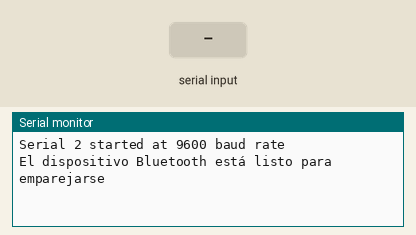
Recording of a sketch running on a simulated ESP32. Parts: the last lines printed to the serial monitor. The inputs (shaded band) are chosen by the test bench. Nothing arrives over Bluetooth unless stated.

Above: at 1.2 s.
1.3 s: "1" received over the second serial link
At 2.5 s:
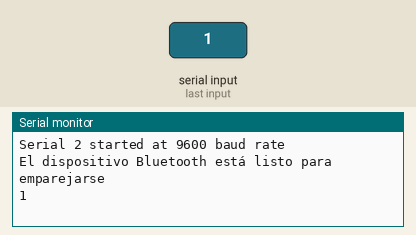
2.8 s: "0" received over the second serial link
At 3.8 s:
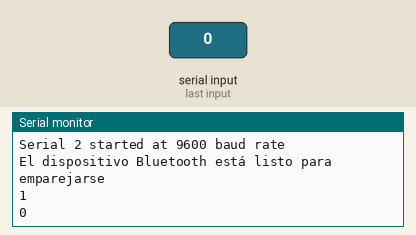
4.3 s: "2" received over the second serial link
At 4.9 s:
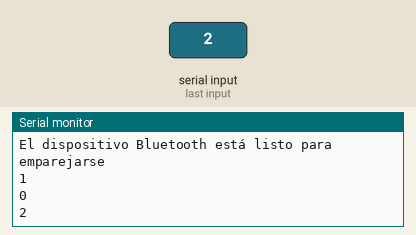

The sketch:

ESP32_slave_BT.ino
```cpp
#include "BluetoothSerial.h"

#if !defined(CONFIG_BT_ENABLED) || !defined(CONFIG_BLUEDROID_ENABLED)
#error Bluetooth is not enabled! Please run `make menuconfig` to and enable it
#endif

# define RXuart2 16
# define TXuart2 17

BluetoothSerial BT; // Objeto Bluetooth

void setup() {
  Serial.begin(9600); // Inicialización de la conexión en serie para la depuración

  Serial2.begin(9600, SERIAL_8N1, RXuart2, TXuart2);
  Serial.println("Serial 2 started at 9600 baud rate");

  BT.begin("ESP32-1"); // Nombre de su dispositivo Bluetooth y en modo esclavo
  Serial.println("El dispositivo Bluetooth está listo para emparejarse");


}

void loop() {
  if (BT.available()) // Compruebe si recibimos algo de Bluetooth
  {
    char incoming = BT.read(); // Lee lo que recibimos
    Serial.println(incoming);

    Serial2.print(incoming);
    Serial2.write(incoming);


  }
}
```

Measured:
- after the input at 1.3 s, the serial monitor: prints a new line at once (image 1)
- after the input at 2.8 s, the serial monitor: prints a new line at once (image 2)
- after the input at 4.3 s, the serial monitor: prints a new line at once (image 3)
